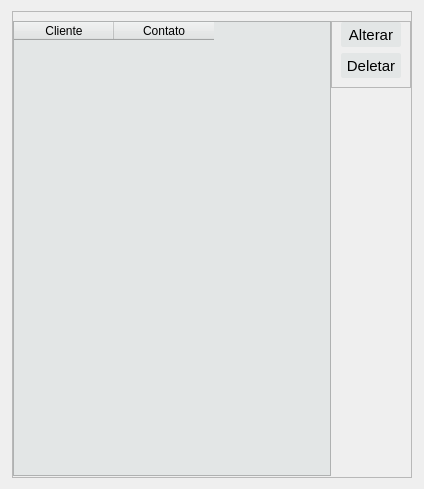
                <widget class="QWidget" name="tab_2">
                 <attribute name="title">
                  <string>Lista</string>
                 </attribute>
                 <layout class="QGridLayout" name="gridLayout_7">
                  <item row="0" column="0">
                   <spacer name="horizontalSpacer_19">
                    <property name="orientation">
                     <enum>Qt::Horizontal</enum>
                    </property>
                    <property name="sizeType">
                     <enum>QSizePolicy::Fixed</enum>
                    </property>
                    <property name="sizeHint" stdset="0">
                     <size>
                      <width>1</width>
                      <height>20</height>
                     </size>
                    </property>
                   </spacer>
                  </item>
                  <item row="0" column="1" rowspan="2">
                   <widget class="QFrame" name="frame_8">
                    <property name="minimumSize">
                     <size>
                      <width>400</width>
                      <height>0</height>
                     </size>
                    </property>
                    <property name="frameShape">
                     <enum>QFrame::StyledPanel</enum>
                    </property>
                    <property name="frameShadow">
                     <enum>QFrame::Raised</enum>
                    </property>
                    <layout class="QGridLayout" name="gridLayout_8">
                     <property name="leftMargin">
                      <number>0</number>
                     </property>
                     <property name="rightMargin">
                      <number>0</number>
                     </property>
                     <property name="bottomMargin">
                      <number>0</number>
                     </property>
                     <property name="horizontalSpacing">
                      <number>0</number>
                     </property>
                     <item row="1" column="1">
                      <spacer name="verticalSpacer_13">
                       <property name="orientation">
                        <enum>Qt::Vertical</enum>
                       </property>
                       <property name="sizeHint" stdset="0">
                        <size>
                         <width>20</width>
                         <height>388</height>
                        </size>
                       </property>
                      </spacer>
                     </item>
                     <item row="0" column="0" rowspan="2">
                      <widget class="QTableWidget" name="tableWidget_cliente">
                       <property name="styleSheet">
                        <string notr="true">
QLineEdit{

	
	background-color: rgb(255,255,255);
	font: 10pt &quot;MS Shell Dlg 2&quot;;
}

QFrame{

	
		background-color: rgb(227, 230, 230);

}
</string>
                       </property>
                       <column>
                        <property name="text">
                         <string>Cliente</string>
                        </property>
                       </column>
                       <column>
                        <property name="text">
                         <string>Contato</string>
                        </property>
                       </column>
                      </widget>
                     </item>
                     <item row="0" column="1">
                      <widget class="QFrame" name="frame_9">
                       <property name="styleSheet">
                        <string notr="true">QPushButton{
	
		background-color: rgb(227, 230, 230);
	border-radius:2px;
	color: rgb(0, 0, 0);
}
QPushButton:hover{
	border-radius:5px;
	background-color: rgb(255, 255, 255);
}</string>
                       </property>
                       <property name="frameShape">
                        <enum>QFrame::StyledPanel</enum>
                       </property>
                       <property name="frameShadow">
                        <enum>QFrame::Raised</enum>
                       </property>
                       <layout class="QVBoxLayout" name="verticalLayout_13">
                        <property name="topMargin">
                         <number>0</number>
                        </property>
                        <item>
                         <widget class="QPushButton" name="btn_alterar_cliente">
                          <property name="sizePolicy">
                           <sizepolicy hsizetype="Fixed" vsizetype="Fixed">
                            <horstretch>0</horstretch>
                            <verstretch>0</verstretch>
                           </sizepolicy>
                          </property>
                          <property name="minimumSize">
                           <size>
                            <width>60</width>
                            <height>25</height>
                           </size>
                          </property>
                          <property name="font">
                           <font>
                            <pointsize>11</pointsize>
                           </font>
                          </property>
                          <property name="cursor">
                           <cursorShape>PointingHandCursor</cursorShape>
                          </property>
                          <property name="text">
                           <string>Alterar</string>
                          </property>
                         </widget>
                        </item>
                        <item>
                         <widget class="QPushButton" name="btn_deletar_cliente">
                          <property name="sizePolicy">
                           <sizepolicy hsizetype="Fixed" vsizetype="Fixed">
                            <horstretch>0</horstretch>
                            <verstretch>0</verstretch>
                           </sizepolicy>
                          </property>
                          <property name="minimumSize">
                           <size>
                            <width>60</width>
                            <height>25</height>
                           </size>
                          </property>
                          <property name="font">
                           <font>
                            <pointsize>11</pointsize>
                           </font>
                          </property>
                          <property name="cursor">
                           <cursorShape>PointingHandCursor</cursorShape>
                          </property>
                          <property name="text">
                           <string>Deletar</string>
                          </property>
                         </widget>
                        </item>
                       </layout>
                      </widget>
                     </item>
                     <item row="2" column="0">
                      <spacer name="verticalSpacer_25">
                       <property name="orientation">
                        <enum>Qt::Vertical</enum>
                       </property>
                       <property name="sizeType">
                        <enum>QSizePolicy::Fixed</enum>
                       </property>
                       <property name="sizeHint" stdset="0">
                        <size>
                         <width>20</width>
                         <height>1</height>
                        </size>
                       </property>
                      </spacer>
                     </item>
                    </layout>
                   </widget>
                  </item>
                  <item row="0" column="2">
                   <spacer name="horizontalSpacer_17">
                    <property name="orientation">
                     <enum>Qt::Horizontal</enum>
                    </property>
                    <property name="sizeType">
                     <enum>QSizePolicy::Fixed</enum>
                    </property>
                    <property name="sizeHint" stdset="0">
                     <size>
                      <width>1</width>
                      <height>20</height>
                     </size>
                    </property>
                   </spacer>
                  </item>
                 </layout>
                </widget>
